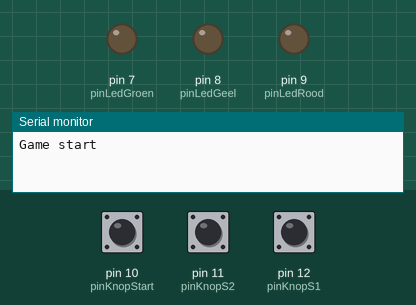
Recording of a sketch running on a simulated Arduino Uno, built with avr-gcc and run on an emulated ATmega328P. Shown: output pins drawn as LEDs (lit = HIGH), the last lines printed to the serial monitor. The test bench sets the inputs (shaded band); at power-on: pin 10 (pinKnopStart) HIGH, pin 11 (pinKnopS2) HIGH, pin 12 (pinKnopS1) HIGH.

Above: at 1.2 s.
1.3 s: pin 10 (pinKnopStart) pulled LOW for 0.15 s
At 2.1 s:
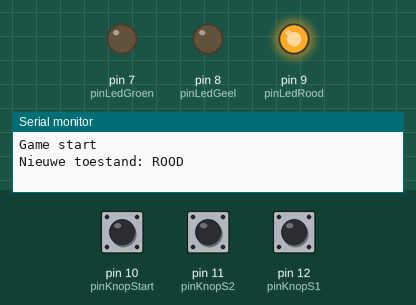
4.4 s: pin 11 (pinKnopS2) pulled LOW for 0.15 s
At 4.52 s:
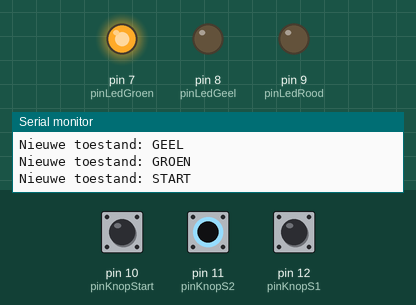
6.1 s: pin 12 (pinKnopS1) pulled LOW for 0.15 s
At 7.2 s:
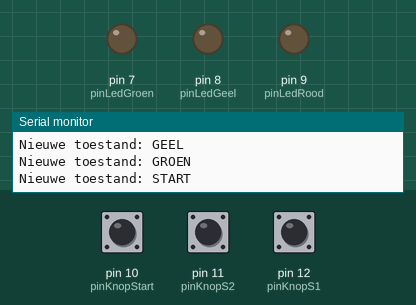
7.8 s: pin 11 (pinKnopS2) pulled LOW for 1 s
At 8.5 s:
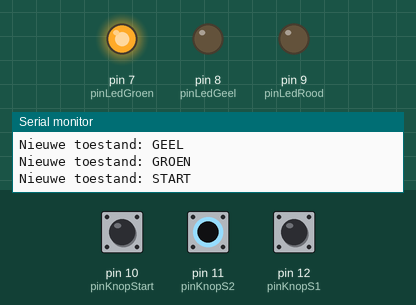
10.3 s: pin 12 (pinKnopS1) pulled LOW for 1 s
At 11.1 s:
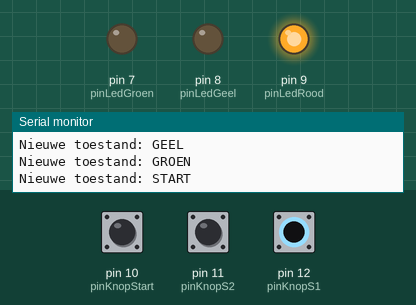
12.8 s: pin 10 (pinKnopStart) pulled LOW for 3.2 s
At 16.1 s:
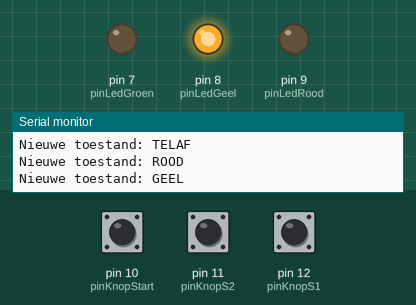
Timing chart, 0 to 18.5 s (numbered marks = the images above; inputs shaded):
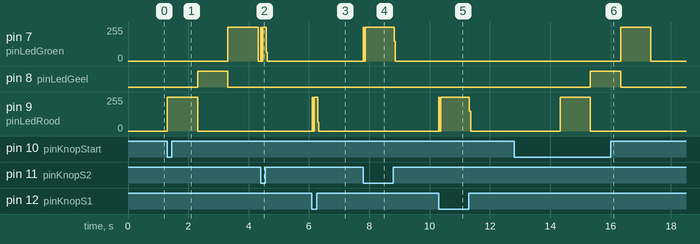

The sketch:

sketch_code.ino
```cpp
const int pinLedRood   = 9; // pin van LED A
const int pinLedGeel   = 8; // pin van LED B
const int pinLedGroen   = 7; // pin van LED C
const int pinKnopS1  = 12; // pin van knop A
const int pinKnopS2  = 11; // pin van knop B
const int pinKnopStart  = 10; // pin van know C
int PuntenS1 = 0;
int PuntenS2 = 0;
const int TELAF = 1;
const int ROOD = 2;
const int GEEL = 3;
const int GROEN = 4;
const int START = 5;
const int FINISH = 6;
int toestand = TELAF;

unsigned long toestandStartTijd = 0;
void setup() {
// enable console en stuur opstartbericht
  Serial.begin(9600);
  Serial.println("Game start");

  // zet pinmode voor leds
  pinMode(pinLedRood, OUTPUT);
  pinMode(pinLedGeel, OUTPUT);
  pinMode(pinLedGroen, OUTPUT);

  // zet pinmode voor knoppen
  pinMode(pinKnopS1, INPUT);
  pinMode(pinKnopS2, INPUT);
  pinMode(pinKnopStart, INPUT);
};

void loop() {
  // start
  if (toestand == TELAF) {
    digitalWrite(pinLedGroen, LOW);
    digitalWrite(pinLedGeel, LOW);
    digitalWrite(pinLedRood, LOW);
    if (digitalRead(pinKnopStart)==LOW) {
      toestandStartTijd = millis();
      toestand = ROOD;
      Serial.println("Nieuwe toestand: ROOD");
    }
  }
  if (toestand == ROOD) {
    digitalWrite(pinLedGroen, LOW);
    digitalWrite(pinLedGeel, LOW);
    digitalWrite(pinLedRood, HIGH);
    if (millis() - toestandStartTijd > 1000) { // 1 seconden voorbij
      toestandStartTijd = millis();
      toestand = GEEL;
      Serial.println("Nieuwe toestand: GEEL");
    }
  }
  if (toestand == GEEL) {
   digitalWrite(pinLedGroen, LOW);
    digitalWrite(pinLedGeel, HIGH);
    digitalWrite(pinLedRood, LOW);
    if (millis() - toestandStartTijd > 1000) {
      toestandStartTijd = millis();
      toestand = GROEN;
      Serial.println("Nieuwe toestand: GROEN");
    }
  }
   if (toestand == GROEN) {
    digitalWrite(pinLedGroen, HIGH);
    digitalWrite(pinLedGeel, LOW);
    digitalWrite(pinLedRood, LOW);

    if (millis() - toestandStartTijd > 1000) {
      toestandStartTijd = millis();
      toestand = START;
      Serial.println("Nieuwe toestand: START");
    }
  }
   if (toestand == START) {
    digitalWrite(pinLedGroen, LOW);
    digitalWrite(pinLedGeel, LOW);
    digitalWrite(pinLedRood, LOW);

    if(digitalRead(pinKnopS1)==LOW){
      digitalWrite(pinLedRood, HIGH);
      PuntenS1 = PuntenS1+1;
    }

    if(digitalRead(pinKnopS2)==LOW){
      digitalWrite(pinLedGroen, HIGH);
      PuntenS2 = PuntenS2+1;
    }
        if (millis() - toestandStartTijd > 10000) {
      toestandStartTijd = millis();
      toestand = FINISH;
      Serial.println("Nieuwe toestand: FINISH");
    }
  }
    if (toestand == FINISH) {
   digitalWrite(pinLedGroen, LOW);
    digitalWrite(pinLedGeel, LOW);
    digitalWrite(pinLedRood, LOW);
    if (digitalRead(pinKnopStart)==LOW) {
      toestandStartTijd = millis();
      toestand = TELAF;
      Serial.println("Nieuwe toestand: TELAF");
    }
  }


  // for loop blz 25


  // kleine vertraging, 100 keer per seconde loopen is genoeg
  delay(10);
  // wacht seconde zodat je kunt zien dat de LEDs het doen

   }
```

Measured:
- after the input at 1.3 s, pin 7 (pinLedGroen): 0/255 → 255/255 after 2.0 s, → 0/255 1.0 s later; pin 8 (pinLedGeel): LOW → HIGH after 1.0 s, → LOW 1.0 s later; pin 9 (pinLedRood): 0/255 → 255/255 at once, → 0/255 1.0 s later
- after the input at 4.4 s, pin 7 (pinLedGroen): 0/255 → 255/255 at once, → 0/255 0.18 s later
- after the input at 6.1 s, pin 9 (pinLedRood): 0/255 → 255/255 at once, → 0/255 0.18 s later
- after the input at 7.8 s, pin 7 (pinLedGroen): 0/255 → 255/255 at once, → 0/255 1.0 s later
- after the input at 10.3 s, pin 9 (pinLedRood): 0/255 → 255/255 at once, → 0/255 1.0 s later
- after the input at 12.8 s, pin 7 (pinLedGroen): 0/255 → 255/255 after 3.5 s, → 0/255 1.0 s later; pin 8 (pinLedGeel): LOW → HIGH after 2.5 s, → LOW 1.0 s later; pin 9 (pinLedRood): 0/255 → 255/255 after 1.5 s, → 0/255 1.0 s later
